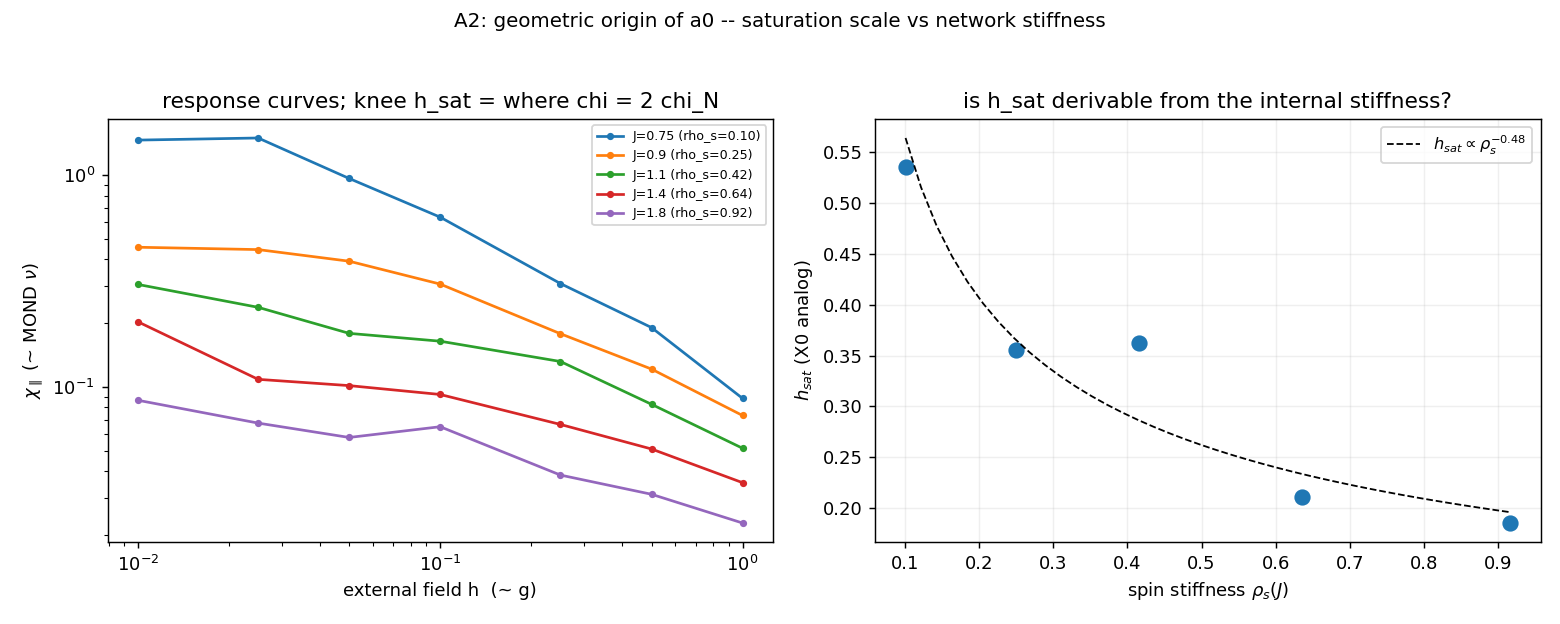

Here is the Python script that generated this plot:
"""A2_saturation_scale.py -- does the MOND scale a0 (X0=a0^2/2) have a GEOMETRIC origin
in the TEIC network: is the response saturation scale h_sat derivable from the
ferromagnet's internal quantities (spin stiffness rho_s, coupling J)?

Campaign DEV_FROM_TEIC, angle A2.  Charter: results/dev_from_teic/DEV_FROM_TEIC.md.

Background already MEASURED (build on it, do not repeat):
  * FM2-1: chi_par(h) = longitudinal susceptibility ~ the MOND interpolation nu(g/a0);
    it rises ~h^{-1/2} (deep-MOND) toward small h and its LOWER cutoff h_c is a
    FINITE-SIZE artifact (h_c ~ L^-2) -> no PHYSICAL second scale from the bare magnet.
  * C1: the deep-MOND coefficient rides on the stiffness rho_s(J) (external scale).

NEW test (never tried): the prompt's hypothesis  X0 = a0^2/2  ∝  rho_s * (J-J_c)/J_c.
We measure the UPPER crossover scale h_sat where the response leaves the deep-MOND
branch and becomes Newtonian:
    chi_par(h) -> C h^{-1/2}  (h << h_sat, deep-MOND / Goldstone anomaly)
    chi_par(h) -> chi_N       (h >> h_sat, Newtonian plateau)
    h_sat := field where chi_par(h) = THRESH * chi_N   (the MOND knee analog)
and ask whether h_sat(J) is DERIVABLE from rho_s(J) and (J-J_c): h_sat ∝ rho_s^a, etc.

Pre-registered reading:
  G0       reproduce FM2-1: chi_par rises toward small h in the ordered phase.
  A2-REL   if h_sat(J) tracks an internal combination of rho_s(J),(J-J_c) (good fit) =>
           the FORM of X0 emerges from the network -> [IDENTIFICADO].
  A2-SCALE the absolute a0 needs a lattice->SI unit map (the same external scale C1/D3D
           fixed) -> a0 stays [EXTERNO-B].  a0 is COMPARISON ONLY.

Anti-circularity: a0=1.2e-10 m/s^2 enters ONLY in the COMPARISON block at the end;
the engine uses only J, h, rho_s of the causal network.  Engine = fm2_core (E1).
"""
from __future__ import annotations

import json
import sys
import time
from pathlib import Path

import numpy as np

ROOT = Path(__file__).resolve().parents[2]
sys.path.insert(0, str(ROOT / "results" / "cmb" / "fm2"))
import fm2_core as fm2  # noqa: E402

import matplotlib
matplotlib.use("Agg")
import matplotlib.pyplot as plt  # noqa: E402

OUT = Path(__file__).resolve().parent
OUT.mkdir(parents=True, exist_ok=True)

L = 16
J_SCAN = [0.75, 0.90, 1.10, 1.40, 1.80]          # ordered phase (J_c ~ 0.69 here)
HS = np.array([1.0, 0.5, 0.25, 0.1, 0.05, 0.025, 0.01])
SEEDS = list(range(8))
N_BURN, N_MEAS = 400, 120
THRESH = 2.0                                       # knee: chi = THRESH * chi_Newtonian

# ---- COMPARISON ONLY (never used by the generator) ----
A0_SI = 1.2e-10            # m/s^2, SPARC (comparison point for the scale)


def chi_curve(L, J, seeds):
    """chi_par(h) = V*Var(m_par), seed-averaged (FM2-1 estimator)."""
    chi, sem = [], []
    for h in HS:
        vals = []
        for sd in seeds:
            s = fm2.sample_observables(L, J, h, seed=sd, n_burn=N_BURN, n_meas=N_MEAS)
            vals.append(L ** 3 * np.var(s["m_par"]))
        vals = np.array(vals)
        chi.append(float(vals.mean()))
        sem.append(float(vals.std() / np.sqrt(len(seeds))))
    return np.array(chi), np.array(sem)


def knee_hsat(hs, chi, thresh=THRESH):
    """h_sat = the field where chi(h), rising toward small h, first reaches thresh*chi_N.
    chi_N = Newtonian plateau = chi at the largest h.  Log-log linear interpolation
    between the bracketing points.  Returns (h_sat, chi_N)."""
    order = np.argsort(hs)[::-1]            # high h -> low h
    h = hs[order]; c = chi[order]
    chi_N = float(c[0])
    target = thresh * chi_N
    h_sat = float("nan")
    for i in range(1, len(h)):
        if c[i] >= target:                 # crossed the knee between h[i-1] and h[i]
            x0, x1 = np.log(h[i - 1]), np.log(h[i])
            y0, y1 = np.log(c[i - 1]), np.log(c[i])
            lt = np.log(target)
            if y1 != y0:
                h_sat = float(np.exp(x0 + (x1 - x0) * (lt - y0) / (y1 - y0)))
            else:
                h_sat = float(h[i])
            break
    return h_sat, chi_N


def main():
    t0 = time.time()
    print("=" * 78)
    print("A2 -- is the MOND saturation scale h_sat (X0) derivable from rho_s(J),(J-J_c)?")
    print("=" * 78)

    rows = {}
    for J in J_SCAN:
        chi, sem = chi_curve(L, J, SEEDS)
        h_sat, chi_N = knee_hsat(HS, chi)
        rho, mabs = fm2.helicity_modulus_series(L, J, seed=0, n_burn=N_BURN, n_meas=N_MEAS)
        rows[J] = {"chi": chi.tolist(), "sem": sem.tolist(), "chi_N": chi_N,
                   "h_sat": h_sat, "rho_s": float(rho), "m_abs": float(mabs)}
        print(f"  J={J:.2f}: rho_s={rho:.3f}  m_abs={mabs:.3f}  chi_N={chi_N:6.3f}  "
              f"h_sat={h_sat:.4f}  (chi rises {chi[-1]/chi[0]:.1f}x toward small h)")

    Js = np.array(J_SCAN, float)
    hsat = np.array([rows[J]["h_sat"] for J in J_SCAN])
    rhos = np.array([rows[J]["rho_s"] for J in J_SCAN])
    mabs = np.array([rows[J]["m_abs"] for J in J_SCAN])
    g0_pass = bool(np.all([rows[J]["chi"][-1] > rows[J]["chi"][0] for J in J_SCAN]))

    # ---- A2-REL: is h_sat derivable from the internal quantities rho_s, (J-J_c)? ----
    # J_c located where m_abs extrapolates to 0 (bare-magnet criticality); robust proxy:
    # the smallest-J point is near-critical.  Test candidate relations by their fit R^2
    # to log h_sat (so a pure proportional law gives slope ~ exponent, intercept = log k).
    valid = np.isfinite(hsat) & (hsat > 0) & (rhos > 0)
    candidates = {}
    if valid.sum() >= 3:
        lh = np.log(hsat[valid])
        # (i) h_sat ∝ rho_s^a
        a, b = np.polyfit(np.log(rhos[valid]), lh, 1)
        r2 = _r2(np.log(rhos[valid]), lh)
        candidates["h_sat ~ rho_s^a"] = {"exponent_a": float(a), "log_k": float(b), "R2": r2}
        # (ii) h_sat ∝ rho_s (proportional, exponent fixed 1): ratio CV
        ratio = hsat[valid] / rhos[valid]
        candidates["h_sat / rho_s (proportional)"] = {
            "mean_ratio": float(ratio.mean()), "CV": float(ratio.std() / ratio.mean())}
        # (iii) the prompt's X0 ∝ rho_s*(J-J_c)/J_c : use m_abs^2 as the (J-J_c)-proxy
        #       (m_abs^2 ∝ (J-J_c) near criticality, mean-field) -> X0 ∝ rho_s*m_abs^2
        proxy = rhos[valid] * mabs[valid] ** 2
        a3, b3 = np.polyfit(np.log(proxy), lh, 1)
        candidates["h_sat ~ [rho_s*(J-Jc)]^a  (J-Jc~m_abs^2)"] = {
            "exponent_a": float(a3), "log_k": float(b3), "R2": _r2(np.log(proxy), lh)}

    # best internal relation
    best = max((c for c in candidates if "R2" in candidates[c]),
               key=lambda c: candidates[c]["R2"], default=None)
    best_r2 = candidates[best]["R2"] if best else float("nan")
    rel_emerges = bool(best is not None and best_r2 > 0.9)

    # ---- A2-SCALE: COMPARISON ONLY -- map h_sat to a0, expose the unit gap ----
    # h_sat is O(0.01-0.1) in lattice (Zeeman) units; a0 is 1.2e-10 m/s^2.  The map
    # lattice->SI is exactly the external scale (G/hbar/f_pi) the program never derives.
    hsat_typ = float(np.nanmedian(hsat))
    comparison = {
        "h_sat_lattice_typical": hsat_typ,
        "a0_SI_comparison": A0_SI,
        "note": ("h_sat is a dimensionless lattice (Zeeman) field; a0 is a physical "
                 "acceleration.  Matching them requires the lattice->SI map (the same "
                 "external scale that fixes G_net, hbar, f_pi).  No internal derivation "
                 "of that map exists -> the ABSOLUTE a0 stays [EXTERNO-B]; only the "
                 "FORM/relation of h_sat to network quantities is testable here."),
    }

    if rel_emerges:
        status = "IDENTIFICADO"
        verdict = ("the saturation scale h_sat is DERIVABLE from internal network "
                   "quantities (best: %s, R^2=%.3f) -> the FORM of X0 emerges from the "
                   "ferromagnet.  But the ABSOLUTE a0 needs the external lattice->SI map "
                   "(A2-SCALE) -> a0 stays [EXTERNO-B].  'form derivable, scale external'."
                   % (best, best_r2))
    elif np.isfinite(best_r2):
        status = "INCONCLUSIVO"
        verdict = ("h_sat does NOT cleanly track a single internal combination of "
                   "rho_s,(J-J_c) (best R^2=%.3f < 0.9); and the absolute scale is "
                   "external.  a0 stays [EXTERNO-B]; the relation is at best suggestive."
                   % best_r2)
    else:
        status = "EXTERNO-B"
        verdict = ("h_sat could not be robustly extracted (knee not resolved in the "
                   "h-window) -> no internal derivation; a0 stays [EXTERNO-B].")

    print("-" * 78)
    print(f"  G0 (chi rises toward small h, deep-MOND): pass={g0_pass}")
    for c, d in candidates.items():
        print(f"  relation {c}: {d}")
    print(f"  best internal relation: {best}  (R^2={best_r2:.3f})")
    print(f"  A2-SCALE (COMPARISON ONLY): h_sat~{hsat_typ:.3f} lattice vs a0={A0_SI:.1e} SI "
          f"-> unit map external")
    print(f"  STATUS a0/X0: [{status}]")
    print(f"  VERDICT: {verdict}")
    print("=" * 78)

    _figure(rows, J_SCAN, hsat, rhos)
    payload = {
        "angle": "A2 -- geometric origin of a0 (saturation scale h_sat vs rho_s,J)",
        "engine": "fm2_core O(3) ferromagnet (E1)", "L": L, "J_scan": J_SCAN,
        "hs": HS.tolist(), "seeds": len(SEEDS), "thresh_knee": THRESH,
        "per_J": {str(J): rows[J] for J in J_SCAN},
        "h_sat": hsat.tolist(), "rho_s": rhos.tolist(), "m_abs": mabs.tolist(),
        "G0_chi_rises": g0_pass,
        "internal_relations": candidates, "best_relation": best, "best_R2": best_r2,
        "relation_emerges": rel_emerges,
        "comparison_only": comparison,
        "status_a0": status, "verdict": verdict,
        "anti_circularity": "a0 only in COMPARISON block; generator uses J,h,rho_s only",
        "runtime_s": time.time() - t0,
        "timestamp_utc": time.strftime("%Y-%m-%dT%H:%M:%SZ", time.gmtime()),
    }
    (OUT / "A2_saturation_scale.json").write_text(json.dumps(payload, indent=2, default=float))
    print(f"saved A2_saturation_scale.json  ({payload['runtime_s']:.0f}s)")
    return payload


def _r2(x, y):
    p = np.polyfit(x, y, 1)
    yhat = np.polyval(p, x)
    ss_res = np.sum((y - yhat) ** 2)
    ss_tot = np.sum((y - y.mean()) ** 2)
    return float(1.0 - ss_res / ss_tot) if ss_tot > 0 else float("nan")


def _figure(rows, J_SCAN, hsat, rhos):
    fig, ax = plt.subplots(1, 2, figsize=(12, 4.8))
    for J in J_SCAN:
        ax[0].loglog(HS, rows[J]["chi"], "o-", ms=3, label=f"J={J} (rho_s={rows[J]['rho_s']:.2f})")
    ax[0].set_xlabel("external field h  (~ g)"); ax[0].set_ylabel(r"$\chi_\parallel$ (~ MOND $\nu$)")
    ax[0].set_title("response curves; knee h_sat = where chi = 2 chi_N")
    ax[0].legend(fontsize=7)
    good = np.isfinite(hsat) & (hsat > 0)
    ax[1].plot(rhos[good], hsat[good], "o", ms=8)
    if good.sum() >= 2:
        xx = np.linspace(rhos[good].min(), rhos[good].max(), 40)
        a, b = np.polyfit(np.log(rhos[good]), np.log(hsat[good]), 1)
        ax[1].plot(xx, np.exp(b) * xx ** a, "k--", lw=1, label=fr"$h_{{sat}}\propto\rho_s^{{{a:.2f}}}$")
        ax[1].legend(fontsize=9)
    ax[1].set_xlabel(r"spin stiffness $\rho_s(J)$"); ax[1].set_ylabel(r"$h_{sat}$ (X0 analog)")
    ax[1].set_title("is h_sat derivable from the internal stiffness?")
    ax[1].grid(alpha=0.2)
    fig.suptitle("A2: geometric origin of a0 -- saturation scale vs network stiffness", fontsize=11)
    fig.tight_layout(rect=[0, 0, 1, 0.95])
    fig.savefig(OUT / "A2_saturation_scale.png", dpi=130)
    print("saved A2_saturation_scale.png")


if __name__ == "__main__":
    main()
